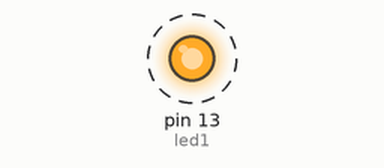
Bench run of a sketch on a simulated Arduino Uno, built with avr-gcc and run on an emulated ATmega328P. Shown: output pins drawn as LEDs (lit = HIGH). Dashed ring = blinking.

Above: at 0.05 s.
Timing chart, 0 to 3.0 s (numbered marks = the images above):
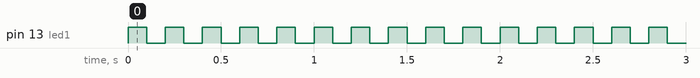

The sketch:

Led_Blink.ino
```cpp
int led1 = 13;

void setup() {

  pinMode(led1, OUTPUT);
}

void loop() {

digitalWrite(led1,1);
delay(100);
digitalWrite(led1,0);
delay(100);
}
```

Measured:
- by itself, pin 13 (led1): alternates HIGH for 0.10 s and LOW for 0.10 s
